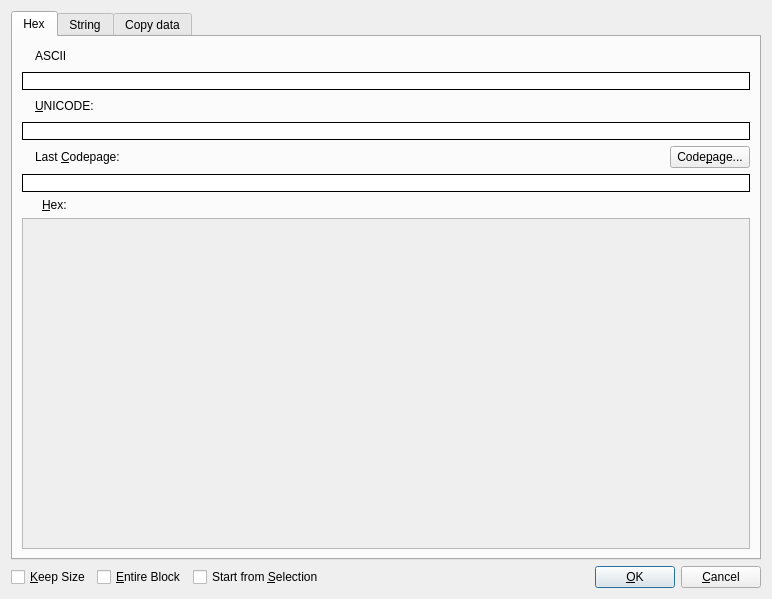
<?xml version="1.0" encoding="UTF-8"?>
<ui version="4.0">
 <class>HexEditDialog</class>
 <widget class="QDialog" name="HexEditDialog">
  <property name="geometry">
   <rect>
    <x>0</x>
    <y>0</y>
    <width>772</width>
    <height>599</height>
   </rect>
  </property>
  <property name="windowTitle">
   <string>HexEdit</string>
  </property>
  <property name="windowIcon">
   <iconset theme="document-binary" resource="../../resource.qrc">
    <normaloff>:/Default/icons/document-binary.png</normaloff>:/Default/icons/document-binary.png</iconset>
  </property>
  <layout class="QVBoxLayout" name="verticalLayout_4">
   <item>
    <widget class="QTabWidget" name="tabModeSelect">
     <property name="focusPolicy">
      <enum>Qt::NoFocus</enum>
     </property>
     <property name="currentIndex">
      <number>0</number>
     </property>
     <widget class="QWidget" name="tabHexEdit">
      <property name="sizePolicy">
       <sizepolicy hsizetype="Maximum" vsizetype="Maximum">
        <horstretch>0</horstretch>
        <verstretch>0</verstretch>
       </sizepolicy>
      </property>
      <attribute name="title">
       <string>Hex</string>
      </attribute>
      <layout class="QVBoxLayout" name="verticalLayout_5">
       <item>
        <layout class="QVBoxLayout" name="verticalLayout">
         <item>
          <layout class="QHBoxLayout" name="horizontalLayout_6">
           <item>
            <widget class="QLabel" name="labelWarningCodepageASCII">
             <property name="sizePolicy">
              <sizepolicy hsizetype="Minimum" vsizetype="Preferred">
               <horstretch>0</horstretch>
               <verstretch>0</verstretch>
              </sizepolicy>
             </property>
             <property name="toolTip">
              <string>Warning: Data cannot be represented in selected codepage.</string>
             </property>
             <property name="text">
              <string/>
             </property>
             <property name="pixmap">
              <pixmap>:/Default/icons/fatal-error.png</pixmap>
             </property>
            </widget>
           </item>
           <item>
            <widget class="QLabel" name="labelAscii">
             <property name="text">
              <string>ASCII</string>
             </property>
             <property name="buddy">
              <cstring>lineEditAscii</cstring>
             </property>
            </widget>
           </item>
           <item>
            <spacer name="horizontalSpacer_5">
             <property name="orientation">
              <enum>Qt::Horizontal</enum>
             </property>
             <property name="sizeHint" stdset="0">
              <size>
               <width>40</width>
               <height>20</height>
              </size>
             </property>
            </spacer>
           </item>
          </layout>
         </item>
         <item>
          <widget class="HexLineEdit" name="lineEditAscii">
           <property name="focusPolicy">
            <enum>Qt::StrongFocus</enum>
           </property>
           <property name="styleSheet">
            <string notr="true">QLineEdit {border-style: outset; border-width: 1px; border-color: black}</string>
           </property>
           <property name="inputMask">
            <string/>
           </property>
           <property name="maxLength">
            <number>32767</number>
           </property>
           <property name="frame">
            <bool>false</bool>
           </property>
          </widget>
         </item>
         <item>
          <layout class="QHBoxLayout" name="horizontalLayout_7">
           <item>
            <widget class="QLabel" name="labelWarningCodepageUTF">
             <property name="toolTip">
              <string>Warning: Data cannot be represented in selected codepage.</string>
             </property>
             <property name="text">
              <string/>
             </property>
             <property name="pixmap">
              <pixmap resource="../../resource.qrc">:/Default/icons/fatal-error.png</pixmap>
             </property>
            </widget>
           </item>
           <item>
            <widget class="QLabel" name="labelUnicode">
             <property name="text">
              <string>&amp;UNICODE:</string>
             </property>
             <property name="buddy">
              <cstring>lineEditUnicode</cstring>
             </property>
            </widget>
           </item>
           <item>
            <spacer name="horizontalSpacer_6">
             <property name="orientation">
              <enum>Qt::Horizontal</enum>
             </property>
             <property name="sizeHint" stdset="0">
              <size>
               <width>40</width>
               <height>20</height>
              </size>
             </property>
            </spacer>
           </item>
          </layout>
         </item>
         <item>
          <widget class="HexLineEdit" name="lineEditUnicode">
           <property name="styleSheet">
            <string notr="true">QLineEdit {border-style: outset; border-width: 1px; border-color: black}</string>
           </property>
           <property name="inputMask">
            <string/>
           </property>
           <property name="maxLength">
            <number>32767</number>
           </property>
           <property name="frame">
            <bool>false</bool>
           </property>
          </widget>
         </item>
         <item>
          <layout class="QHBoxLayout" name="horizontalLayout_2">
           <item>
            <widget class="QLabel" name="labelWarningCodepage">
             <property name="toolTip">
              <string>Warning: Data cannot be represented in selected codepage.</string>
             </property>
             <property name="text">
              <string/>
             </property>
             <property name="pixmap">
              <pixmap>:/Default/icons/fatal-error.png</pixmap>
             </property>
            </widget>
           </item>
           <item>
            <widget class="QLabel" name="labelLastCodepage">
             <property name="text">
              <string>Last &amp;Codepage:</string>
             </property>
             <property name="buddy">
              <cstring>lineEditCodepage</cstring>
             </property>
            </widget>
           </item>
           <item>
            <spacer name="horizontalSpacer_2">
             <property name="orientation">
              <enum>Qt::Horizontal</enum>
             </property>
             <property name="sizeHint" stdset="0">
              <size>
               <width>40</width>
               <height>20</height>
              </size>
             </property>
            </spacer>
           </item>
           <item>
            <widget class="QPushButton" name="btnCodepage">
             <property name="sizePolicy">
              <sizepolicy hsizetype="Minimum" vsizetype="Fixed">
               <horstretch>0</horstretch>
               <verstretch>0</verstretch>
              </sizepolicy>
             </property>
             <property name="maximumSize">
              <size>
               <width>16777215</width>
               <height>16777215</height>
              </size>
             </property>
             <property name="focusPolicy">
              <enum>Qt::NoFocus</enum>
             </property>
             <property name="text">
              <string>Code&amp;page...</string>
             </property>
            </widget>
           </item>
          </layout>
         </item>
         <item>
          <widget class="HexLineEdit" name="lineEditCodepage">
           <property name="styleSheet">
            <string notr="true">QLineEdit {border-style: outset; border-width: 1px; border-color: black}</string>
           </property>
          </widget>
         </item>
         <item>
          <widget class="QLabel" name="labelHex">
           <property name="text">
            <string>&amp;Hex:</string>
           </property>
           <property name="margin">
            <number>0</number>
           </property>
           <property name="indent">
            <number>20</number>
           </property>
           <property name="buddy">
            <cstring>scrollArea</cstring>
           </property>
          </widget>
         </item>
         <item>
          <widget class="QScrollArea" name="scrollArea">
           <property name="focusPolicy">
            <enum>Qt::StrongFocus</enum>
           </property>
           <property name="widgetResizable">
            <bool>true</bool>
           </property>
           <property name="alignment">
            <set>Qt::AlignCenter</set>
           </property>
           <widget class="QWidget" name="scrollAreaWidgetContents">
            <property name="geometry">
             <rect>
              <x>0</x>
              <y>0</y>
              <width>726</width>
              <height>324</height>
             </rect>
            </property>
           </widget>
          </widget>
         </item>
        </layout>
       </item>
      </layout>
     </widget>
     <widget class="QWidget" name="tabStringEditor">
      <attribute name="title">
       <string>String</string>
      </attribute>
      <layout class="QVBoxLayout" name="verticalLayout_6">
       <item>
        <layout class="QVBoxLayout" name="verticalLayout_3">
         <item>
          <layout class="QHBoxLayout" name="horizontalLayout_3">
           <item>
            <widget class="QLabel" name="labelWarningCodepageString">
             <property name="toolTip">
              <string>Warning: Data cannot be represented in selected codepage.</string>
             </property>
             <property name="text">
              <string/>
             </property>
             <property name="pixmap">
              <pixmap resource="../../resource.qrc">:/Default/icons/fatal-error.png</pixmap>
             </property>
            </widget>
           </item>
           <item>
            <widget class="QLabel" name="labelLastCodepage2">
             <property name="text">
              <string>Last &amp;Codepage:</string>
             </property>
             <property name="buddy">
              <cstring>stringEditor</cstring>
             </property>
            </widget>
           </item>
           <item>
            <spacer name="horizontalSpacer_3">
             <property name="orientation">
              <enum>Qt::Horizontal</enum>
             </property>
             <property name="sizeHint" stdset="0">
              <size>
               <width>40</width>
               <height>20</height>
              </size>
             </property>
            </spacer>
           </item>
           <item>
            <widget class="QPushButton" name="btnCodePage2">
             <property name="focusPolicy">
              <enum>Qt::NoFocus</enum>
             </property>
             <property name="text">
              <string>Code&amp;page...</string>
             </property>
            </widget>
           </item>
           <item>
            <widget class="QCheckBox" name="chkCRLF">
             <property name="focusPolicy">
              <enum>Qt::NoFocus</enum>
             </property>
             <property name="toolTip">
              <string>Convert to Windows style line ending.</string>
             </property>
             <property name="text">
              <string>CR LF</string>
             </property>
             <property name="checked">
              <bool>true</bool>
             </property>
            </widget>
           </item>
          </layout>
         </item>
         <item>
          <widget class="QPlainTextEdit" name="stringEditor"/>
         </item>
        </layout>
       </item>
      </layout>
     </widget>
     <widget class="QWidget" name="tabCopyData">
      <attribute name="title">
       <string>Copy data</string>
      </attribute>
      <layout class="QVBoxLayout" name="verticalLayout_7">
       <item>
        <layout class="QVBoxLayout" name="verticalLayout_2">
         <item>
          <widget class="QSplitter" name="splitter">
           <property name="sizePolicy">
            <sizepolicy hsizetype="Expanding" vsizetype="Expanding">
             <horstretch>0</horstretch>
             <verstretch>0</verstretch>
            </sizepolicy>
           </property>
           <property name="orientation">
            <enum>Qt::Horizontal</enum>
           </property>
           <property name="handleWidth">
            <number>1</number>
           </property>
           <property name="childrenCollapsible">
            <bool>false</bool>
           </property>
           <widget class="QListWidget" name="listType">
            <property name="sizePolicy">
             <sizepolicy hsizetype="Expanding" vsizetype="Expanding">
              <horstretch>20</horstretch>
              <verstretch>0</verstretch>
             </sizepolicy>
            </property>
           </widget>
           <widget class="QPlainTextEdit" name="editCode">
            <property name="sizePolicy">
             <sizepolicy hsizetype="Expanding" vsizetype="Expanding">
              <horstretch>80</horstretch>
              <verstretch>0</verstretch>
             </sizepolicy>
            </property>
           </widget>
          </widget>
         </item>
         <item>
          <layout class="QHBoxLayout" name="horizontalLayout_5">
           <item>
            <widget class="QPushButton" name="buttonCopy">
             <property name="focusPolicy">
              <enum>Qt::NoFocus</enum>
             </property>
             <property name="text">
              <string>Copy</string>
             </property>
            </widget>
           </item>
           <item>
            <spacer name="horizontalSpacer_4">
             <property name="orientation">
              <enum>Qt::Horizontal</enum>
             </property>
             <property name="sizeHint" stdset="0">
              <size>
               <width>40</width>
               <height>20</height>
              </size>
             </property>
            </spacer>
           </item>
           <item>
            <widget class="QLabel" name="label">
             <property name="text">
              <string>Items per line:</string>
             </property>
             <property name="buddy">
              <cstring>spinBox</cstring>
             </property>
            </widget>
           </item>
           <item>
            <widget class="QSpinBox" name="spinBox">
             <property name="focusPolicy">
              <enum>Qt::NoFocus</enum>
             </property>
             <property name="minimum">
              <number>1</number>
             </property>
             <property name="maximum">
              <number>256</number>
             </property>
            </widget>
           </item>
          </layout>
         </item>
        </layout>
       </item>
      </layout>
     </widget>
    </widget>
   </item>
   <item>
    <layout class="QHBoxLayout" name="horizontalLayout">
     <item>
      <widget class="QCheckBox" name="chkKeepSize">
       <property name="focusPolicy">
        <enum>Qt::NoFocus</enum>
       </property>
       <property name="text">
        <string>&amp;Keep Size</string>
       </property>
      </widget>
     </item>
     <item>
      <widget class="QCheckBox" name="chkEntireBlock">
       <property name="focusPolicy">
        <enum>Qt::NoFocus</enum>
       </property>
       <property name="text">
        <string>&amp;Entire Block</string>
       </property>
      </widget>
     </item>
     <item>
      <widget class="QCheckBox" name="chkFromSelection">
       <property name="text">
        <string>Start from &amp;Selection</string>
       </property>
       <property name="toolTip">
        <string>When enabled, the search starts at the current selection; when disabled, it starts at the beginning of the range.</string>
       </property>
      </widget>
     </item>
     <item>
      <spacer name="horizontalSpacer">
       <property name="orientation">
        <enum>Qt::Horizontal</enum>
       </property>
       <property name="sizeHint" stdset="0">
        <size>
         <width>40</width>
         <height>20</height>
        </size>
       </property>
      </spacer>
     </item>
     <item>
      <widget class="QLabel" name="labelSearchRange">
       <property name="sizePolicy">
        <sizepolicy hsizetype="Preferred" vsizetype="Preferred">
         <horstretch>0</horstretch>
         <verstretch>0</verstretch>
        </sizepolicy>
       </property>
       <property name="text">
        <string/>
       </property>
       <property name="wordWrap">
        <bool>false</bool>
       </property>
       <property name="alignment">
        <set>Qt::AlignRight|Qt::AlignVCenter</set>
       </property>
      </widget>
     </item>
     <item>
      <widget class="QPushButton" name="btnOk">
       <property name="focusPolicy">
        <enum>Qt::NoFocus</enum>
       </property>
       <property name="text">
        <string>&amp;OK</string>
       </property>
       <property name="default">
        <bool>true</bool>
       </property>
      </widget>
     </item>
     <item>
      <widget class="QPushButton" name="btnCancel">
       <property name="focusPolicy">
        <enum>Qt::NoFocus</enum>
       </property>
       <property name="text">
        <string>&amp;Cancel</string>
       </property>
      </widget>
     </item>
    </layout>
   </item>
  </layout>
 </widget>
 <customwidgets>
  <customwidget>
   <class>HexLineEdit</class>
   <extends>QLineEdit</extends>
   <header>HexLineEdit.h</header>
  </customwidget>
 </customwidgets>
 <tabstops>
  <tabstop>lineEditAscii</tabstop>
  <tabstop>lineEditUnicode</tabstop>
  <tabstop>lineEditCodepage</tabstop>
  <tabstop>scrollArea</tabstop>
  <tabstop>listType</tabstop>
  <tabstop>editCode</tabstop>
  <tabstop>stringEditor</tabstop>
 </tabstops>
 <resources>
  <include location="../../resource.qrc"/>
 </resources>
 <connections>
  <connection>
   <sender>btnCancel</sender>
   <signal>clicked()</signal>
   <receiver>HexEditDialog</receiver>
   <slot>reject()</slot>
   <hints>
    <hint type="sourcelabel">
     <x>335</x>
     <y>253</y>
    </hint>
    <hint type="destinationlabel">
     <x>331</x>
     <y>251</y>
    </hint>
   </hints>
  </connection>
  <connection>
   <sender>btnOk</sender>
   <signal>clicked()</signal>
   <receiver>HexEditDialog</receiver>
   <slot>accept()</slot>
   <hints>
    <hint type="sourcelabel">
     <x>252</x>
     <y>251</y>
    </hint>
    <hint type="destinationlabel">
     <x>238</x>
     <y>251</y>
    </hint>
   </hints>
  </connection>
 </connections>
</ui>
